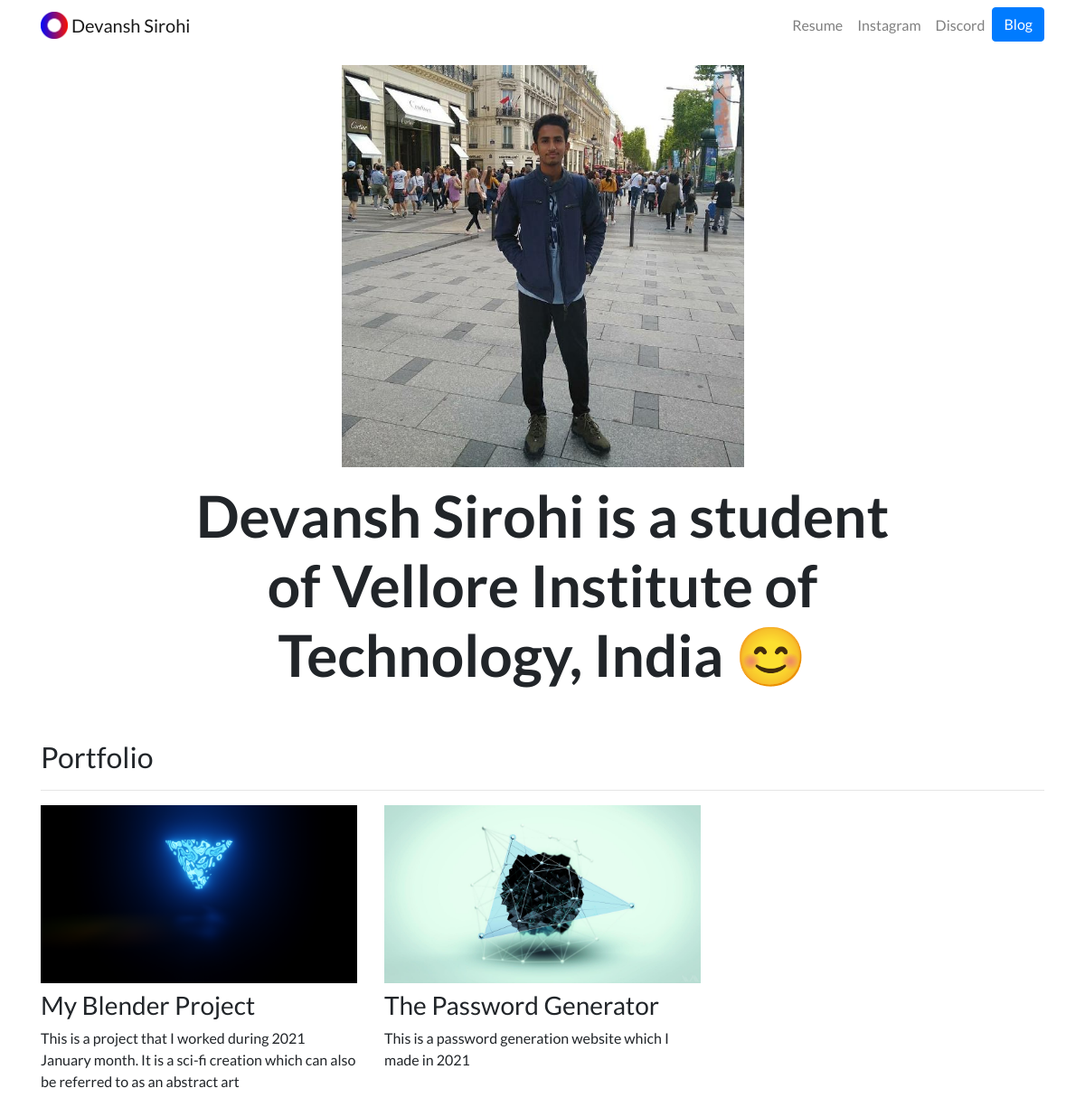
The page / on the database its author committed.
### portfolio/models.py (models this page shows, shortened)
class Project(models.Model):
    title=models.CharField(max_length=100)
    description=models.CharField(max_length=250)
    image=models.ImageField(upload_to='portfolio/images/')
    url=models.URLField(blank=True)

### portfolio/views.py (the view)
# urls.py: 2. Add a URL to urlpatterns:  path('', views.home, name='home')
def home(request):
    projects=Project.objects.all()
    return render(request,'portfolio/home.html',{'projects':projects})

### portfolio/templates/portfolio/home.html
{% extends "portfolio/base.html" %}
{% load static %}
{% block content %}
<div class="row justify-content-center my-3">
  <div class="col-5">
    <img src="{% static 'portfolio/me.jpg' %}" class="img-fluid">
  </div>
</div>
<div class="row justify-content-center mb-3">
  <div class="col-md-9 text-center">
    <h1 id="hometext" class="font-weight-bold">Devansh Sirohi is a student of Vellore Institute of Technology, India 😊</h1>
  </div>
</div>
<h2 class="mt-5">Portfolio</h2>
<hr>
<div class="row">
  {% for project in projects %}
  <div class="col-lg-4 col-md-6">
    {% if project.url %}
    <a href="{{ project.url }}">
      <img src="{{ project.image.url }}" class="img-fluid mb-2">
    </a>
    {% else %}
    <img src="{{ project.image.url }}" class="img-fluid mb-2">
    {% endif %}
    <h3>{{ project.title }}</h3>
    <p>{{ project.description }}</p>
  </div>
  {% endfor %}
</div>
{% endblock %}

### portfolio/templates/portfolio/base.html (shortened to what this page needs)
{% load static %}
<!doctype html>
<html lang="en">
<head>
  <link rel="stylesheet" href="https://stackpath.bootstrapcdn.com/bootstrap/4.4.1/css/bootstrap.min.css">
  <link rel="stylesheet" href="{% static "portfolio/custom.css" %}">
</head>
<body>
  <nav id="topNav" class="navbar navbar-expand-md navbar-light">
    <div class="container">
      <a class="navbar-brand" href="{% url 'home' %}">
        <img src="{% static "portfolio/Logo.png" %}" width="30" height="30" class="d-inline-block align-top" alt="Nick's Logo">
        <span>Devansh Sirohi</span>
      </a>
      <div class="collapse navbar-collapse text-center" id="navbarNav">
        <ul class="navbar-nav ml-auto">
          <li class="nav-item">
            <a class="nav-link" href="{% static "portfolio/resume.pdf" %}">Resume</a>
          </li>
          <li class="nav-item">
            <a class="nav-link" href="https://www.instagram.com/devansh_s2.0/" target="_blank">Instagram</a>
          </li>
          <li class="nav-item">
            <a class="nav-link" href="https://discord.gg/s92udXf5" target="_blank">Discord</a>
          </li>
          <li>
            <a role="button" href="{% url 'blog:all_blogs' %}" class="btn btn-primary">Blog</a>
          </li>
        </ul>
      </div>
    </div>
  </nav>
  <div class="container">
    {% block content %}{% endblock %}
  </div>
</body>
</html>

### portfolio/static/portfolio/custom.css (style rules this page uses)
.navbar-nav .nav-link { color: rgba(0,0,0,.5) !important; }
body { font-family: 'Lato', sans-serif; }
@media (min-width: 992px) { #hometext { font-size: 4rem; } }

### rows shown on the page
Project: image (picture), title "My Blender Project", description "This is a project that I worked during 2021 January month. It is a sci-fi creation which can also be referred to as an abstract art"
Project: image (picture), title "The Password Generator", description "This is a password generation website which I made in 2021"
